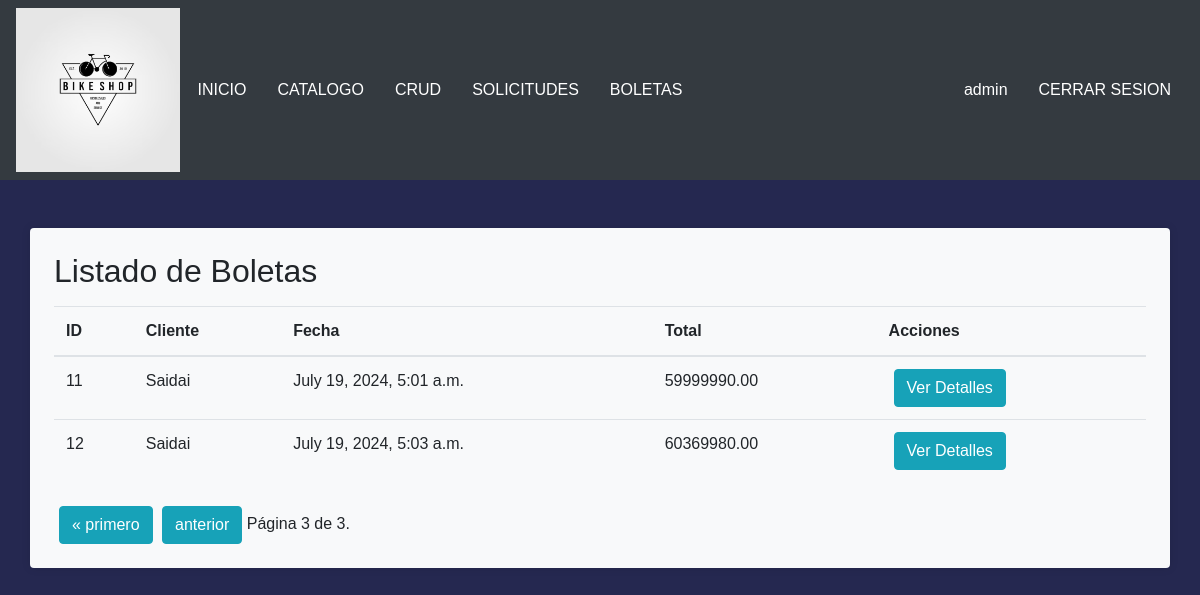
Page /boletas/?page=3 (signed in) on the earlier database version.
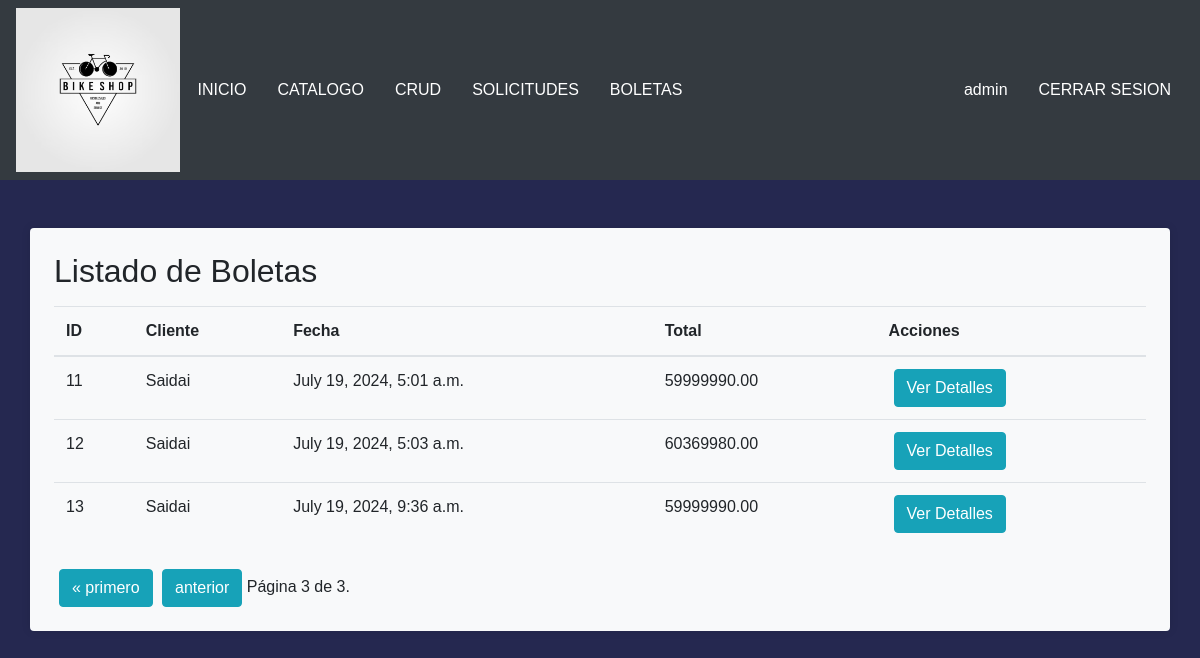
Same page on the later database version.
### alumnos/models.py (models this page shows, shortened)
class Boleta(models.Model):
    cliente = models.ForeignKey(Cliente, on_delete=models.CASCADE)
    fecha = models.DateTimeField(default=timezone.now)
    total = models.DecimalField(max_digits=10, decimal_places=2)
    productos = models.ManyToManyField(Producto, through='BoletaProducto')

class Cliente(models.Model):
    id_cliente = models.AutoField(primary_key=True)
    nombre = models.CharField(max_length=100)
    correo = models.CharField(max_length=100)
    contrasena = models.CharField(max_length=100)
    def __str__(self):
        return self.nombre

### alumnos/views.py (the view)
# urls.py: path('boletas/', views.boleta_list, name='boleta_list'),
def boleta_list(request):
    if not request.user.is_staff:
        return redirect('index')
    boletas = Boleta.objects.all()
    paginator = Paginator(boletas, 5)  # Muestra 5 boletas por página
    page_number = request.GET.get('page')
    page_obj = paginator.get_page(page_number)
    return render(request, 'alumnos/boleta_list.html', {'page_obj': page_obj})

### alumnos/templates/alumnos/boleta_list.html (shortened to what this page needs)
{% extends "alumnos/base.html" %}
{% block content %}
<div class="container bg-light rounded p-4 mt-4">
    <h2>Listado de Boletas</h2>
    <table class="table mt-3 table-responsive-lg">
        <thead>
            <tr>
                <th>ID</th>
                <th>Cliente</th>
                <th>Fecha</th>
                <th>Total</th>
                <th>Acciones</th>
            </tr>
        </thead>
        <tbody>
            {% for boleta in page_obj %}
                <tr>
                    <td>{{ boleta.id }}</td>
                    <td>{{ boleta.cliente }}</td>
                    <td>{{ boleta.fecha }}</td>
                    <td>{{ boleta.total }}</td>
                    <td>
                        <a href="{% url 'boleta_detail' boleta.id %}" class="btn btn-info">Ver Detalles</a>
                    </td>
                </tr>
            {% empty %}
                <tr>
                    <td colspan="5">No hay boletas disponibles.</td>
                </tr>
            {% endfor %}
        </tbody>
    </table>
    <div class="pagination text-center mt-4">
        <span class="step-links">
            {% if page_obj.has_previous %}
                <a href="?page=1" style="text-decoration: none;">
                    <button class="btn btn-info">&laquo; primero</button>
                </a>
                <a href="?page={{ page_obj.previous_page_number }}">
                    <button class="btn btn-info">anterior</button>
                </a>
            {% endif %}
            <span class="current">
                Página {{ page_obj.number }} de {{ page_obj.paginator.num_pages }}.
            </span>
        </span>
    </div>
</div>
{% endblock %}

Differences in the rows shown:
added Boleta: id "13", cliente "Saidai", fecha "July 19, 2024, 9:36 a.m.", total "59999990.00"
